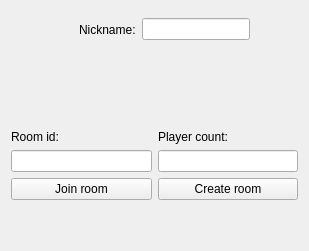
<?xml version="1.0" encoding="UTF-8"?>
<ui version="4.0">
 <class>RoomJoinView</class>
 <widget class="QWidget" name="RoomJoinView">
  <property name="geometry">
   <rect>
    <x>0</x>
    <y>0</y>
    <width>309</width>
    <height>251</height>
   </rect>
  </property>
  <property name="windowTitle">
   <string>Form</string>
  </property>
  <layout class="QVBoxLayout" name="verticalLayout_3">
   <item>
    <layout class="QHBoxLayout" name="horizontalLayout_6">
     <item>
      <spacer name="horizontalSpacer_3">
       <property name="orientation">
        <enum>Qt::Horizontal</enum>
       </property>
       <property name="sizeHint" stdset="0">
        <size>
         <width>40</width>
         <height>20</height>
        </size>
       </property>
      </spacer>
     </item>
     <item>
      <layout class="QHBoxLayout" name="horizontalLayout_4">
       <item>
        <spacer name="verticalSpacer_2">
         <property name="orientation">
          <enum>Qt::Vertical</enum>
         </property>
         <property name="sizeHint" stdset="0">
          <size>
           <width>20</width>
           <height>61</height>
          </size>
         </property>
        </spacer>
       </item>
       <item>
        <widget class="QLabel" name="label">
         <property name="text">
          <string>Nickname:</string>
         </property>
        </widget>
       </item>
       <item>
        <widget class="QLineEdit" name="lineEdit"/>
       </item>
      </layout>
     </item>
     <item>
      <spacer name="horizontalSpacer_4">
       <property name="orientation">
        <enum>Qt::Horizontal</enum>
       </property>
       <property name="sizeHint" stdset="0">
        <size>
         <width>40</width>
         <height>20</height>
        </size>
       </property>
      </spacer>
     </item>
    </layout>
   </item>
   <item>
    <spacer name="verticalSpacer_3">
     <property name="orientation">
      <enum>Qt::Vertical</enum>
     </property>
     <property name="sizeHint" stdset="0">
      <size>
       <width>20</width>
       <height>100</height>
      </size>
     </property>
    </spacer>
   </item>
   <item>
    <layout class="QHBoxLayout" name="horizontalLayout_2">
     <item>
      <layout class="QVBoxLayout" name="verticalLayout_2">
       <item>
        <widget class="QLabel" name="label_2">
         <property name="text">
          <string>Room id:</string>
         </property>
        </widget>
       </item>
       <item>
        <widget class="QLineEdit" name="lineEdit_2"/>
       </item>
       <item>
        <layout class="QHBoxLayout" name="horizontalLayout_7">
         <item>
          <widget class="QPushButton" name="pushButton">
           <property name="text">
            <string>Join room</string>
           </property>
          </widget>
         </item>
        </layout>
       </item>
      </layout>
     </item>
     <item>
      <layout class="QVBoxLayout" name="verticalLayout">
       <item>
        <widget class="QLabel" name="label_3">
         <property name="text">
          <string>Player count:</string>
         </property>
        </widget>
       </item>
       <item>
        <widget class="QLineEdit" name="lineEdit_3"/>
       </item>
       <item>
        <layout class="QHBoxLayout" name="horizontalLayout">
         <item>
          <widget class="QPushButton" name="pushButton_2">
           <property name="text">
            <string>Create room</string>
           </property>
          </widget>
         </item>
        </layout>
       </item>
      </layout>
     </item>
    </layout>
   </item>
   <item>
    <layout class="QHBoxLayout" name="horizontalLayout_9">
     <item>
      <widget class="QLabel" name="errorLabel">
       <property name="text">
        <string/>
       </property>
      </widget>
     </item>
    </layout>
   </item>
   <item>
    <widget class="QLabel" name="statusLabelJoin">
     <property name="text">
      <string/>
     </property>
    </widget>
   </item>
  </layout>
 </widget>
 <resources/>
 <connections/>
</ui>
